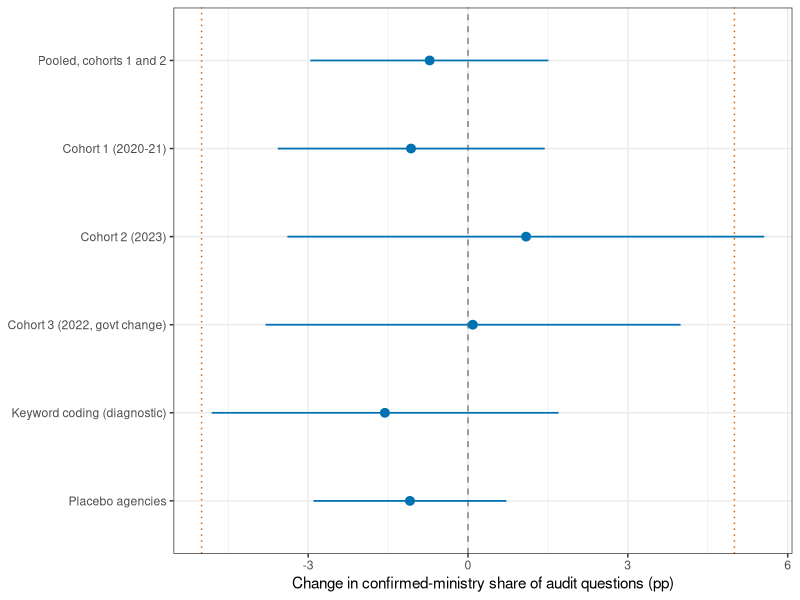

R code for this plot:
# Paper D, Version 2 (2026-09-26). Figure 1.
# Values are written into this script by the Version 2 rerun of the stored
# Arc 4 analysis samples (OLS with committee fixed effects, SE clustered by
# legislator), with cohort-2 pairs labelled 미래한국당 coded supportive.
# Run from this directory: Rscript fig_1.R
# Estimates in percentage points with 95 percent intervals.
library(ggplot2)
est <- data.frame(
  spec = c("Pooled, cohorts 1 and 2",
           "Cohort 1 (2020-21)",
           "Cohort 2 (2023)",
           "Cohort 3 (2022, govt change)",
           "Keyword coding (diagnostic)",
           "Placebo agencies"),
  b  = c(-0.72, -1.07, 1.09, 0.09, -1.56, -1.09),
  lo = c(-2.96, -3.57, -3.39, -3.80, -4.81, -2.90),
  hi = c(1.51, 1.44, 5.56, 3.99, 1.70, 0.72))
est$spec <- factor(est$spec, levels = rev(est$spec))
p <- ggplot(est, aes(x = b, y = spec)) +
  geom_vline(xintercept = 0, linetype = "dashed", colour = "grey50") +
  geom_vline(xintercept = c(-5, 5), linetype = "dotted", colour = "#D55E00") +
  geom_pointrange(aes(xmin = lo, xmax = hi), colour = "#0072B2", linewidth = 0.6) +
  labs(x = "Change in confirmed-ministry share of audit questions (pp)", y = NULL) +
  theme_bw(base_size = 11)
ggsave("fig_1.pdf", p, width = 7, height = 4.5)
